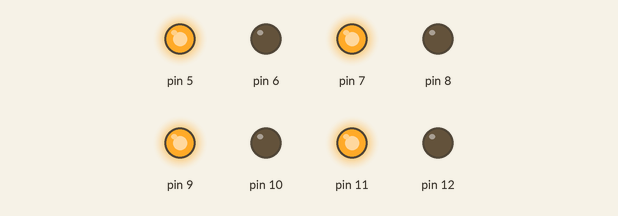
This sketch was run on a simulated Arduino Uno, built with avr-gcc and run on an emulated ATmega328P. Shown: output pins drawn as LEDs (lit = HIGH).

Above: at 0.15 s.
At 2.25 s:
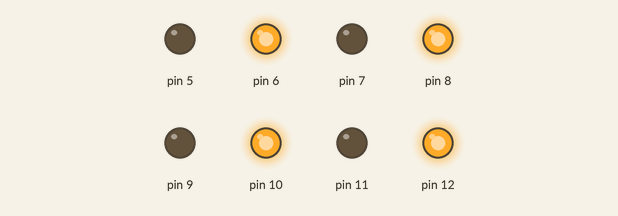
Timing chart, 0 to 3.0 s (numbered marks = the images above):
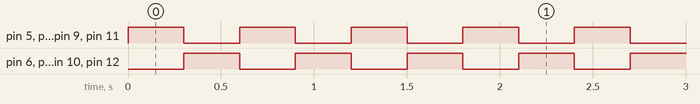

Measured:
- by itself, pin 5–12: alternates HIGH for 0.30 s and LOW for 0.30 s

The sketch:

entradassalidas2.ino
```cpp
/**********************************************************************************
**                                                                               **
**                                  TÍTOL: Array de 8 Leds "2"                   **
**                                                                               **
**   Nom: Kevin Steven Bermeo Alvarado                           Data:06/03/2017 **
**********************************************************************************/

//************************* INCLUDE ***********************************************

//********** Variables ********************************************************


//********** Setup ************************************************************
void setup()
{
 pinMode ( 5,OUTPUT );
 pinMode ( 6,OUTPUT );
 pinMode ( 7,OUTPUT );
 pinMode ( 8,OUTPUT );
 pinMode ( 9,OUTPUT );
 pinMode ( 10,OUTPUT );
 pinMode ( 11,OUTPUT );
 pinMode ( 12,OUTPUT );
 }
//********** Loop *************************************************************
void loop()
{
  digitalWrite ( 5 , HIGH);
  digitalWrite ( 6 , LOW);
  digitalWrite ( 7 , HIGH);
  digitalWrite ( 8 , LOW);
  digitalWrite ( 9 , HIGH);
  digitalWrite ( 10 , LOW);
  digitalWrite ( 11 , HIGH);
  digitalWrite ( 12 , LOW);

  delay(300);

  digitalWrite ( 5 , LOW);
  digitalWrite ( 6 , HIGH );
  digitalWrite ( 7 , LOW);
  digitalWrite ( 8 , HIGH);
  digitalWrite ( 9 , LOW);
  digitalWrite ( 10 , HIGH);
  digitalWrite ( 11 , LOW);
  digitalWrite ( 12 , HIGH);

  delay (300);
}
```
